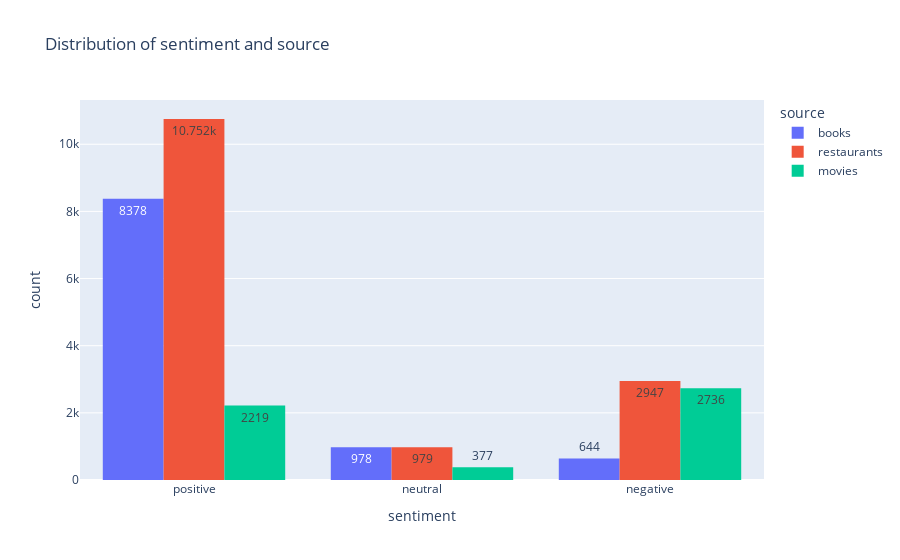

Notebook code cell kept with this figure:
### Code cell
#visualize the df_comb dataframe using plotly and bar chart

import plotly.express as px

#create a bar chart to show the distribution of sentiment and source
fig = px.histogram(df_comb, x="sentiment", color="source", barmode="group", title='Distribution of sentiment and source', text_auto=True)



fig.show()

### Figure 1 — Plotly figure (JSON) as saved in the notebook; plotly's stock layout.template omitted (floating-point values rounded to 4 significant figures; data arrays with more than 128 entries replaced by an {"elided": "..."} marker saying what was removed)
{"data": [{"alignmentgroup": "True", "bingroup": "x", "hovertemplate": "source=books<br>sentiment=%{x}<br>count=%{y}<extra></extra>", "legendgroup": "books", "marker": {"color": "#636efa", "pattern": {"shape": ""}}, "name": "books", "offsetgroup": "books", "orientation": "v", "showlegend": true, "texttemplate": "%{value}", "type": "histogram", "x": {"elided": "10000 str values"}, "xaxis": "x", "yaxis": "y"}, {"alignmentgroup": "True", "bingroup": "x", "hovertemplate": "source=restaurants<br>sentiment=%{x}<br>count=%{y}<extra></extra>", "legendgroup": "restaurants", "marker": {"color": "#EF553B", "pattern": {"shape": ""}}, "name": "restaurants", "offsetgroup": "restaurants", "orientation": "v", "showlegend": true, "texttemplate": "%{value}", "type": "histogram", "x": {"elided": "14678 str values"}, "xaxis": "x", "yaxis": "y"}, {"alignmentgroup": "True", "bingroup": "x", "hovertemplate": "source=movies<br>sentiment=%{x}<br>count=%{y}<extra></extra>", "legendgroup": "movies", "marker": {"color": "#00cc96", "pattern": {"shape": ""}}, "name": "movies", "offsetgroup": "movies", "orientation": "v", "showlegend": true, "texttemplate": "%{value}", "type": "histogram", "x": {"elided": "5332 str values"}, "xaxis": "x", "yaxis": "y"}], "layout": {"barmode": "group", "legend": {"title": {"text": "source"}, "tracegroupgap": 0}, "title": {"text": "Distribution of sentiment and source"}, "xaxis": {"anchor": "y", "domain": [0, 1], "title": {"text": "sentiment"}}, "yaxis": {"anchor": "x", "domain": [0, 1], "title": {"text": "count"}}}}
